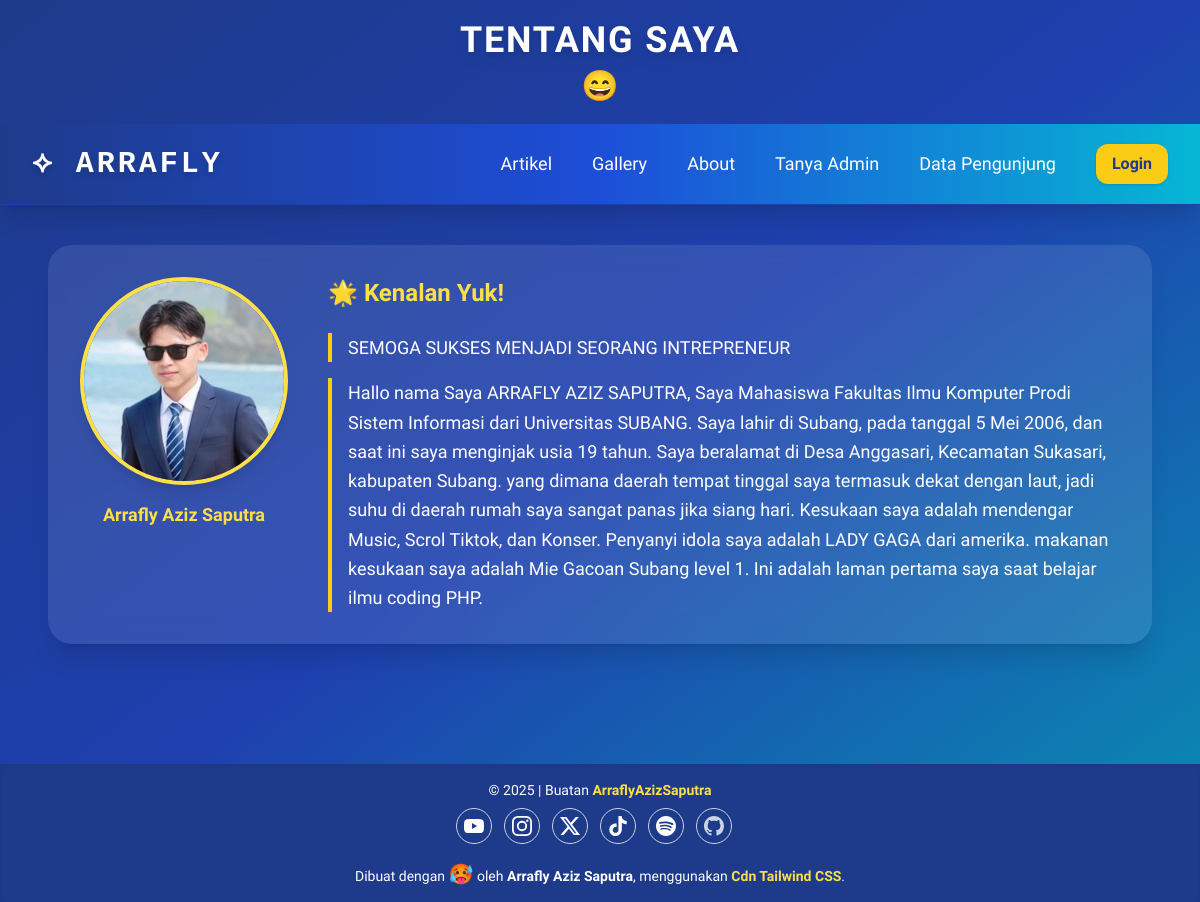
Page /about.php on the committed database.
### tables this page shows
CREATE TABLE `tbl_about` (
  `id_about` int(2) NOT NULL,
  `about` text NOT NULL
);

### about.php (the view, shortened to what this page needs)
<?php include "koneksi.php"; ?>
<!DOCTYPE html>
<html lang="en">
<head>
  <script src="https://cdn.tailwindcss.com"></script>
</head>
<body class="bg-gradient-to-br from-blue-900 via-blue-800 to-cyan-600 text-white font-bubble">
  <header class="text-center py-5">
    <h1 class="text-4xl font-bold tracking-wider drop-shadow-lg">TENTANG SAYA</h1>
    <p class="text-3xl mt-2 animate-bounce">😄</p>
  </header>
<nav class="sticky top-0 z-50 backdrop-blur-sm bg-gradient-to-r from-blue-900 via-blue-700 to-cyan-500 shadow-xl border-b border-blue-800">
  <div class="max-w-7xl mx-auto px-4 sm:px-6 lg:px-8">
    <div class="flex items-center justify-between h-20">
      <div class="text-white text-3xl font-bold tracking-widest font-mono drop-shadow-md">
        ⟡ ARRAFLY
      </div>
      <div class="hidden md:flex space-x-10 items-center">
        <a href="index.php" class="text-white text-lg hover:text-yellow-300 transition duration-300 hover:scale-105">Artikel</a>
        <a href="gallery.php" class="text-white text-lg hover:text-yellow-300 transition duration-300 hover:scale-105">Gallery</a>
        <a href="about.php" class="text-white text-lg hover:text-yellow-300 transition duration-300 hover:scale-105">About</a>
        <a href="tanya_admin.php" class="text-white text-lg hover:text-yellow-300 transition duration-300 hover:scale-105">Tanya Admin</a>
        <a href="data_pengunjung.php" class="text-white text-lg hover:text-yellow-300 transition duration-300 hover:scale-105">Data Pengunjung</a>
        <a href="admin/login.php" class="bg-yellow-400 text-blue-900 font-bold px-4 py-2 rounded-xl shadow hover:bg-yellow-300 transition duration-300">Login</a>
      </div>
    </div>
  </div>
</nav>
  <main class="max-w-6xl mx-auto px-6 py-10">
  <div class="flex flex-col md:flex-row bg-white bg-opacity-10 backdrop-blur-md rounded-3xl shadow-xl p-8 animate-fadeInUp space-y-8 md:space-y-0 md:space-x-10">
    <div class="flex-shrink-0 text-center">
      <img src="img/gambar about.jpg" alt="Foto Profil" class="w-40 h-40 md:w-52 md:h-52 rounded-full border-4 border-yellow-300 shadow-lg hover:scale-105 transition duration-300 object-cover mx-auto">
      <p class="mt-4 text-yellow-300 font-bold text-lg">Arrafly Aziz Saputra</p>
    </div>
    <div class="flex-1">
      <h2 class="text-2xl font-bold mb-6 text-yellow-300">🌟 Kenalan Yuk!</h2>
      <div class="space-y-4 text-white text-lg leading-relaxed">
        <?php
        $sql = "SELECT * FROM tbl_about ORDER BY id_about DESC";
        $query = mysqli_query($db, $sql);
        while ($data = mysqli_fetch_array($query)) {
          echo "<div class='border-l-4 border-yellow-400 pl-4'>";
          echo "<p>" . htmlspecialchars($data['about']) . "</p>";
          echo "</div>";
        }
        ?>
      </div>
    </div>
  </div>
</main>
  <footer class="bg-blue-900 text-center text-sm py-4 mt-20 shadow-inner">
    &copy; <?php echo date('Y'); ?> | Buatan <span class="font-bold text-yellow-300">ArraflyAzizSaputra</span>
     <div class="w-full pt-2 0">
            <div class="flex items-center justify-center mb-5">
                <a href="https://youtube.com/@arraflyaziz2?si=MnABgllm3XJwLCvH" target="_blank"
                    class="w-9 h-9 mr-3 rounded-full flex justify-center items-center border border-slate-300 text-slate-300 hover:border-primary hover:bg-primary hover:text-white">
                </a>
                <a href="https://www.instagram.com/arrxfinly_a_s_/profilecard/?igsh=MTRndnJ1eDR0anZwdg=="
                    target="_blank" class="w-9 h-9 mr-3 rounded-full flex justify-center items-center border border-slate-300 text-slate-300 hover:border-primary hover:bg-primary hover:text-white">
                </a>
                <a href="https://x.com/arrafly_aziz?t=aUe2zmeNRwIZV9ksai1XUA&s=08" target="_blank" class="w-9 h-9 mr-3 rounded-full flex justify-center items-center border border-slate-300 text-slate-300 hover:border-primary hover:bg-primary hover:text-white">
                    <svg role="img" width="20" fill="white" viewBox="0 0 24 24" xmlns="http://www.w3.org/2000/svg">
                        <title>X</title>
                        <path
                            d="M18.901 1.153h3.68l-8.04 9.19L24 22.846h-7.406l-5.8-7.584-6.638 7.584H.474l8.6-9.83L0 1.154h7.594l5.243 6.932ZM17.61 20.644h2.039L6.486 3.24H4.298Z" />
                    </svg>
                </a>
                <a href="https://www.tiktok.com/@pengen_leptop_gaming?_t=8r6Wx3psHzT&_r=1" target="_blank"
                    class="w-9 h-9 mr-3 rounded-full flex justify-center items-center border border-slate-300 text-slate-300 hover:border-primary hover:bg-primary hover:text-white">
                </a>
                <a href="https://open.spotify.com/user/31otpy7htclwrlrgs5ukzm3tkejq?si=6PoWho7OSC6jFLVGlSCeww"
                    target="_blank" class="w-9 h-9 mr-3 rounded-full flex justify-center items-center border border-slate-300 text-slate-300 hover:border-primary hover:bg-primary hover:text-white">
                </a>
                <a href="https://github.com/Arraflyazizsaputra"
                    target="_blank" class="w-9 h-9 mr-3 rounded-full flex justify-center items-center border border-slate-300 text-slate-300 hover:border-primary hover:bg-primary hover:text-white">
                </a>
            </div>
            <p class="font-medium text-sm text-white text-center">Dibuat dengan <span class="text-pink-500" style='font-size:20px;'>&#129397;</span>
                oleh <a href="http://instagram.com/" target="_blank" class="font-bold text-primary">Arrafly Aziz Saputra</a>, menggunakan
                <a href="https://tailwindcss.com/" target="_blank" class="font-bold text-yellow-300">Cdn Tailwind CSS</a>.
            </p>
        </div>
  </footer>
</body>
</html>

### rows in the picture
tbl_about: about "SEMOGA SUKSES MENJADI SEORANG INTREPRENEUR"
tbl_about: about "Hallo nama Saya ARRAFLY AZIZ SAPUTRA, Saya Mahasiswa Fakultas Ilmu Komputer Prodi Sistem Informasi dari Universitas SUBANG. Saya lahir di Subang, pada tanggal 5 Mei 2006, dan saat ini saya menginjak usia 19 tahun. Saya beralamat di Desa Anggasari, Kecamatan Sukasari, kabupaten Subang. yang dimana daerah tempat tinggal saya termasuk dekat dengan laut, jadi suhu di daerah rumah saya sangat panas jika siang hari. Kesukaan saya adalah mendengar Music, Scrol Tiktok, dan Konser. Penyanyi idola saya adalah LADY GAGA dari amerika. makanan kesukaan saya adalah Mie Gacoan Subang level 1. Ini adalah laman pertama saya saat belajar ilmu coding PHP."
